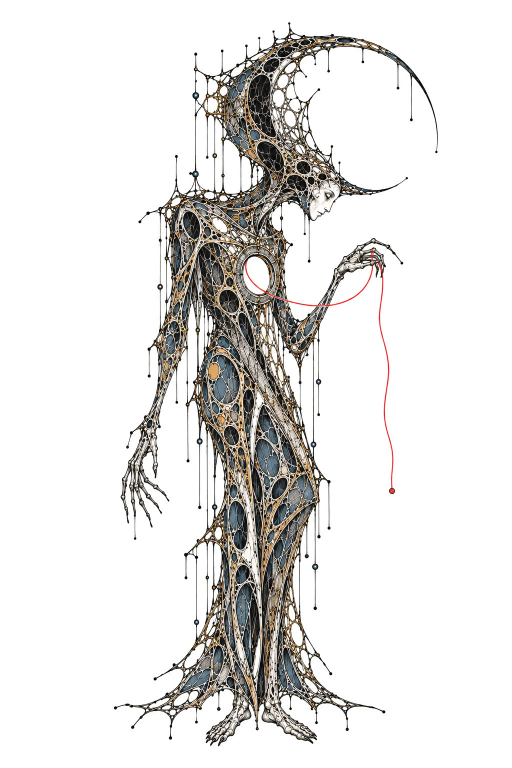
#> input picture books/01_matricis_intervallorum/assets/keeper-of-intervals-original.jpeg, 1024 x 1536 px (shown at 1/2 size)
$ python -i raster.py   (imports and definitions only)
#> lines starting #> are read from the running program, lines starting #| are printed output that depends on the picture
"""Raster figures for the illustrated edition.

The GPT figure renders (references/raster/, books/06_tarot/*/art/) are painted on a cream ground close to
the series paper. To sit them in the page rather than on it, each render is divided by its own
measured ground so the ground becomes white, eased to white near its border, and then laid on
the page in Multiply: the page's ground, washes and furniture show through wherever the figure
is light, and the figure's ink darkens what lies beneath it, as ink on paper does.

The red thread in the renders runs deeper and more saturated than the series ink #a32b24 by a
similar amount on every image (references/raster/batch-04/red-check.md). Pixels read as red are
pulled toward the ink by per-channel gain, weighted by how red they are. That is the
composition-time remap the red check proposed; the native renders are not modified.

Outputs are cached under build/illum-cache/ (gitignored) as JPEG at full native size, quality 86,
4:4:4 so the red thread keeps its edge.
"""
import hashlib
import json
import os

import numpy as np
from PIL import Image, ImageFilter

HERE = os.path.dirname(os.path.abspath(__file__))
REPO = os.path.abspath(os.path.join(HERE, "..", ".."))
CACHE = os.path.join(REPO, "build", "illum-cache")
VERSION = "illum-raster-6"

INK_RED = np.array([163.0, 43.0, 36.0])
RENDER_RED = np.array([151.0, 38.0, 26.0])      # median of the red-check medians across batches 04-07


# [6 lines left out: function _ground, not called in this run]


def _smooth(t):
    t = np.clip(t, 0.0, 1.0)
    return t * t * (3 - 2 * t)


def key(src, white_point=0.972, feather=0.035, red=True, darken=1.0):
    """returns (path to keyed JPEG, metadata). darken < 1 deepens the figure's darks a little
    (a gamma on the keyed values) where a figure has to hold its own beside dense line work."""
    raw = open(src, "rb").read()
    h = hashlib.sha256(raw + json.dumps([VERSION, white_point, feather, red, darken]).encode()).hexdigest()[:16]
    os.makedirs(CACHE, exist_ok=True)
    stem = os.path.splitext(os.path.basename(src))[0]
    out = os.path.join(CACHE, f"{stem}-{h}.jpg")
    meta_path = out[:-4] + ".json"
    if os.path.exists(out) and os.path.exists(meta_path):
        return out, json.load(open(meta_path))

    remap_red = red
    img = Image.open(src).convert("RGB")
    a = np.asarray(img).astype(np.float64)
    g = _ground(a)
    k = a / g[None, None, :]
    # ease the ground to white: values above the white point go to 1, below it keep their tone
    lum = k.mean(axis=2, keepdims=True)
    lift = _smooth((lum - white_point) / (1.0 - white_point + 1e-6))
    k = k * (1 - lift) + 1.0 * lift
    k = np.clip(k, 0, 1)
    if darken != 1.0:
        k = k ** (1.0 / darken)

    if red:
        r, gg, b = a[..., 0], a[..., 1], a[..., 2]
        w = np.clip((r - np.maximum(gg, b) - 45.0) / 45.0, 0, 1)[..., None]
        gain = INK_RED / RENDER_RED
        k = k * (1 - w) + np.clip(k * gain[None, None, :], 0, 1) * w

    # feather the outer border to white so no render can show a rectangle
    hh, ww, _ = k.shape
    fy = _smooth(np.minimum(np.arange(hh), np.arange(hh)[::-1]) / (feather * hh))[:, None]
    fx = _smooth(np.minimum(np.arange(ww), np.arange(ww)[::-1]) / (feather * ww))[None, :]
    f = (fy * fx)[..., None]
    k = k * f + (1 - f)

    outimg = Image.fromarray((k * 255 + 0.5).astype(np.uint8))
    outimg.save(out, "JPEG", quality=86, subsampling=0, optimize=True)

    dark = (k.mean(axis=2) < 0.9)
    ys, xs = np.nonzero(dark)
    bbox = [int(xs.min()), int(ys.min()), int(xs.max()), int(ys.max())] if len(xs) else [0, 0, ww - 1, hh - 1]
    # where the render's red sits (the seal, the thread): the largest red cluster's centre
    r, gg, b = a[..., 0], a[..., 1], a[..., 2]
    redm = (r - np.maximum(gg, b) > 70) & (r > 110)
    red = None
    if redm.sum() > 30:
        small = Image.fromarray((redm * 255).astype(np.uint8)).resize((ww // 8, hh // 8), Image.BOX)
        sa = np.asarray(small).astype(float)
        sa = np.asarray(Image.fromarray(sa.astype(np.uint8)).filter(ImageFilter.GaussianBlur(3))).astype(float)
        cy, cx = np.unravel_index(np.argmax(sa), sa.shape)
        ry, rx = np.nonzero(redm)
        red = {"peak_px": [int(cx * 8 + 4), int(cy * 8 + 4)], "count": int(redm.sum()),
               "bbox_px": [int(rx.min()), int(ry.min()), int(rx.max()), int(ry.max())]}
    meta = {"source": os.path.relpath(src, REPO), "source_sha256": hashlib.sha256(raw).hexdigest(),
            "ground_rgb": [round(float(x), 1) for x in g], "size": [ww, hh], "figure_bbox_px": bbox, "red": red,
            "white_point": white_point, "feather": feather, "red_remap": remap_red, "darken": darken, "version": VERSION}
    json.dump(meta, open(meta_path, "w"), indent=1)
    return out, meta


# [90 lines left out: functions silhouette, figure_box, place, place_fit_figure, to_page, figure_extent, not called in this run]


def red_point(drawn):
    m = drawn[4]
    return to_page(drawn, m["red"]["peak_px"]) if m.get("red") else None


# [13 lines left out: function mask_cells, not called in this run]


class Slot:
    """a render placed in native plate millimetres (y down): its feet (or centre) at a point,
    scaled so a chosen extent has a chosen size. px -> mm through .mm(); the page placement is
    derived from a platekit Map at draw time."""

    def __init__(self, src, s=None, anchor_px=None, anchor_mm=None, height_mm=None, fit="figure", crop_px=None,
                 mirror=False, anchor="feet", **kw):
        """crop_px (x0, y0, x1, y1): use only that part of the render. mirror: flip left-right.
        anchor: 'feet' (bottom centre of the figure's extent) or 'centre'; or give anchor_px."""
        self.src, self.kw = src, kw
        self.path, self.meta = key(src, **kw)
        W, H = self.meta["size"]
        self.crop = crop_px
        self.mirror = mirror
        if crop_px:
            k = np.asarray(Image.open(self.path).convert("L")).astype(np.float64) / 255.0
            x0, y0, x1, y1 = crop_px
            sub = k[y0:y1, x0:x1] < 0.9
            ys, xs = np.nonzero(sub)
            self.bbox = [int(xs.min()) + x0, int(ys.min()) + y0, int(xs.max()) + x0, int(ys.max()) + y0]
        else:
            self.bbox = list(self.meta["figure_bbox_px"])
        bx0, by0, bx1, by1 = self.bbox
        if s is None:
            s = height_mm / (by1 - by0 + 1) if fit == "figure" else height_mm / H
        self.s = s
        if anchor_px is None:
            anchor_px = ((bx0 + bx1) / 2, by1) if anchor == "feet" else ((bx0 + bx1) / 2, (by0 + by1) / 2)
        self.ax, self.ay = anchor_px
        self.mx, self.my = anchor_mm

    def mm(self, px, py):
        dx = (px - self.ax) * self.s
        return self.mx + (-dx if self.mirror else dx), self.my + (py - self.ay) * self.s

    # [4 lines left out: function extent_mm, not called in this run]

    def red_mm(self):
        r = self.meta.get("red")
        return self.mm(*r["peak_px"]) if r else None

    # [39 lines left out: functions avoid, draw, not called in this run]

>>> import cv2
>>> picture = cv2.imread('../../books/01_matricis_intervallorum/assets/keeper-of-intervals-original.jpeg', cv2.IMREAD_GRAYSCALE)
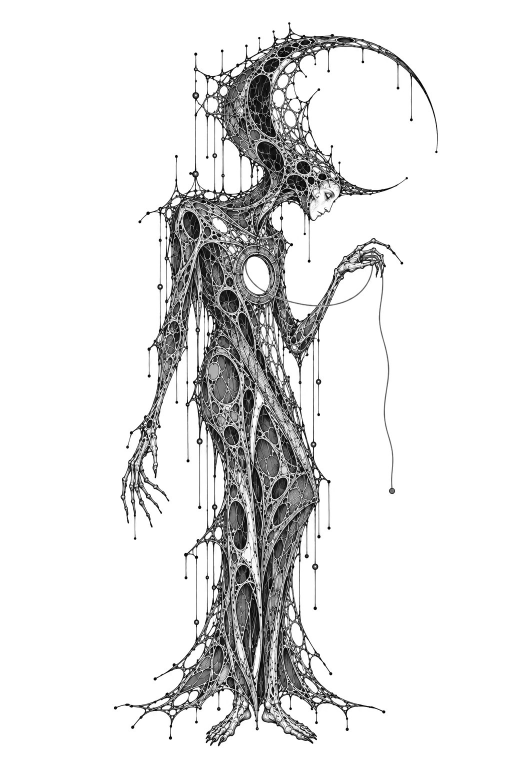
#> picture: shape (1536, 1024) (shown at 1/2 size); min 0, max 255, mean 227.1
>>> result = Slot(picture).avoid()
#> (the run stopped early here; a loop or call above may not have finished)

$ run again, on books/01_matricis_intervallorum/assets/fed-vessel.jpeg
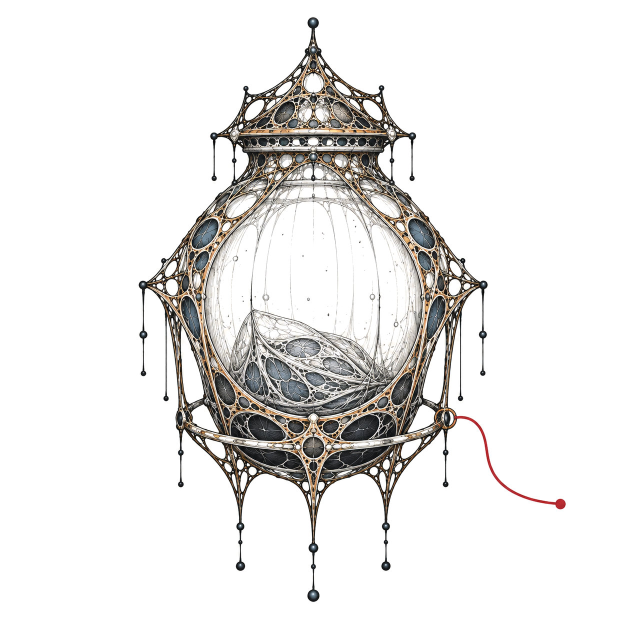
#> input picture books/01_matricis_intervallorum/assets/fed-vessel.jpeg, 1254 x 1254 px (shown at 1/2 size)
#> `picture = cv2.imread('../../books/01_matricis_intervallorum/assets/kee..`:
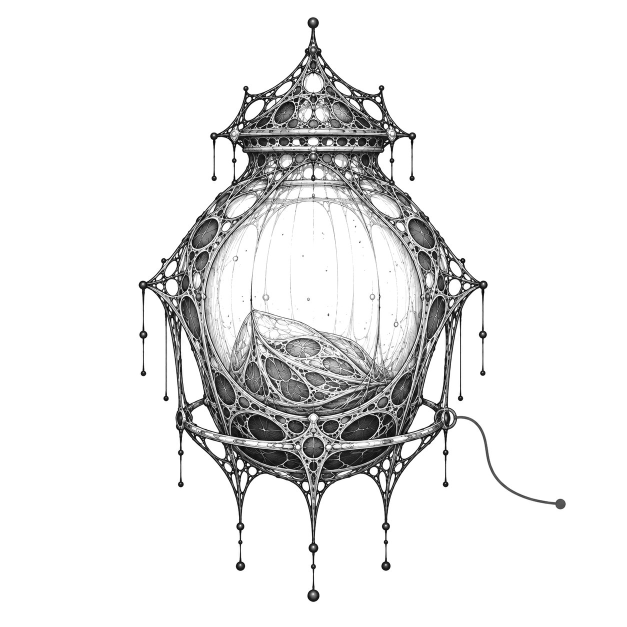
#> picture: shape (1254, 1254) (shown at 1/2 size); min 0, max 255, mean 231.4

$ run again, on books/01_matricis_intervallorum/assets/house-kept-in-abeyance.jpeg
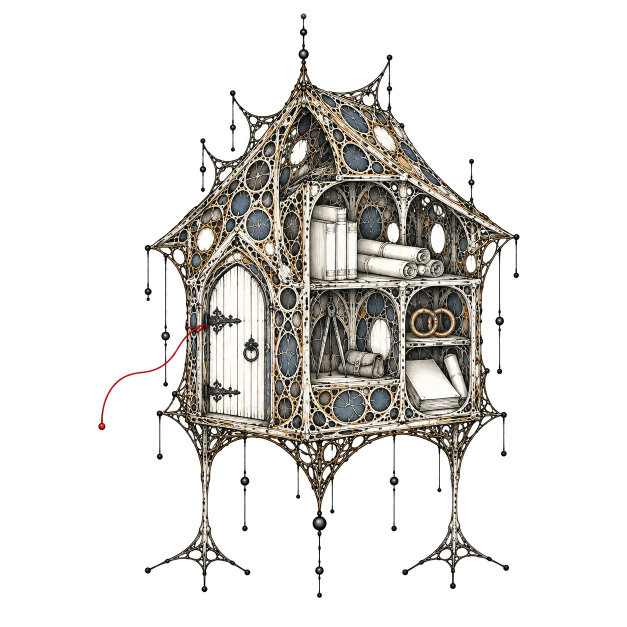
#> input picture books/01_matricis_intervallorum/assets/house-kept-in-abeyance.jpeg, 1254 x 1254 px (shown at 1/2 size)
#> `picture = cv2.imread('../../books/01_matricis_intervallorum/assets/kee..`:
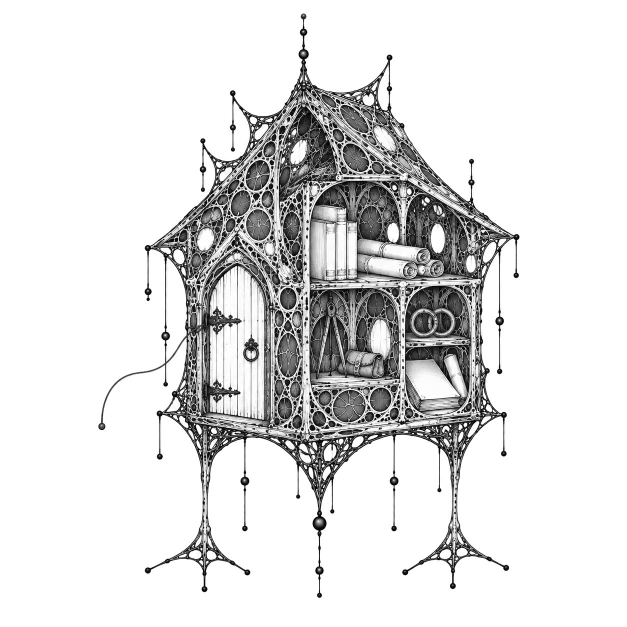
#> picture: shape (1254, 1254) (shown at 1/2 size); min 0, max 255, mean 222.5

$ run again, on books/01_matricis_intervallorum/assets/open-inventory.jpeg
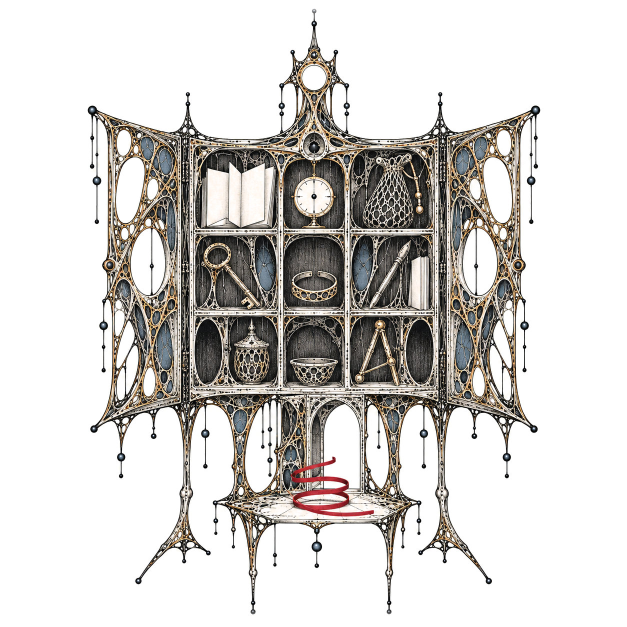
#> input picture books/01_matricis_intervallorum/assets/open-inventory.jpeg, 1254 x 1254 px (shown at 1/2 size)
#> `picture = cv2.imread('../../books/01_matricis_intervallorum/assets/kee..`:
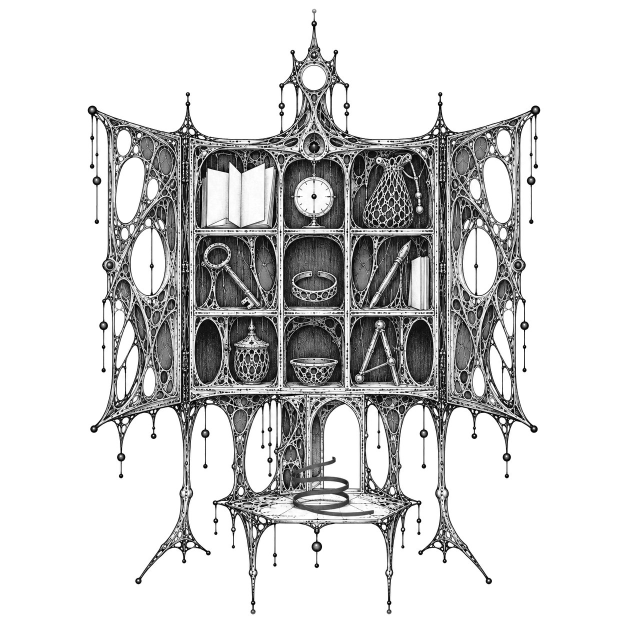
#> picture: shape (1254, 1254) (shown at 1/2 size); min 0, max 255, mean 209
